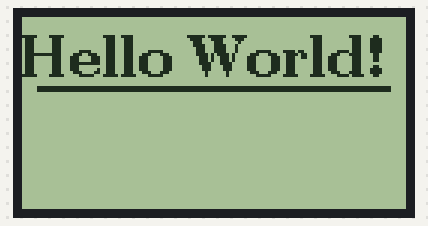
This program was run on a simulated Arduino Uno, built with avr-gcc and run on an emulated ATmega328P. Parts: 128×64 one-colour display.

Above: at 0.1 s.

The program:

main.cpp
```cpp
#include <Arduino.h>

#include <U8g2lib.h>
#include <SPI.h>
#include <Wire.h>


// CS ou SS ou CHIP SELECT : RS
#define CS 10
// DATA ou MOSI : R/W
#define DATA 11
// CLOCK, E
#define CLOCK 13


//U8G2_ST7920_128X64_1_8080 lcd(U8G2_R0, 2, 3, 4, 5, 6, 7, 8, 9, 10, U8X8_PIN_NONE, 12);
//U8G2_ST7920_128X64_F_SW_SPI lcd(U8G2_R0, /* clock=*/ 13, /* data=*/ 11, /* CS=*/ 10, /* reset=*/ 8);
U8G2_ST7920_128X64_F_HW_SPI lcd(U8G2_R0, CS);

void setup() {
  lcd.begin();
}

void loop() {
  //lcd.clear();
//  lcd.firstPage();
//  do {
//   lcd.setFont(u8g2_font_ncenB12_tr);
//   lcd.drawStr(5,15,"Hello World !");
//   lcd.drawBox(5, 17, 118, 2);
// } while ( lcd.nextPage() );

lcd.clearBuffer();
lcd.setFont(u8g2_font_ncenB14_tr);
lcd.drawStr(0,20,"Hello World!");
   lcd.drawBox(5, 23, 118, 2);
lcd.sendBuffer();

 delay(1000);
}
```
